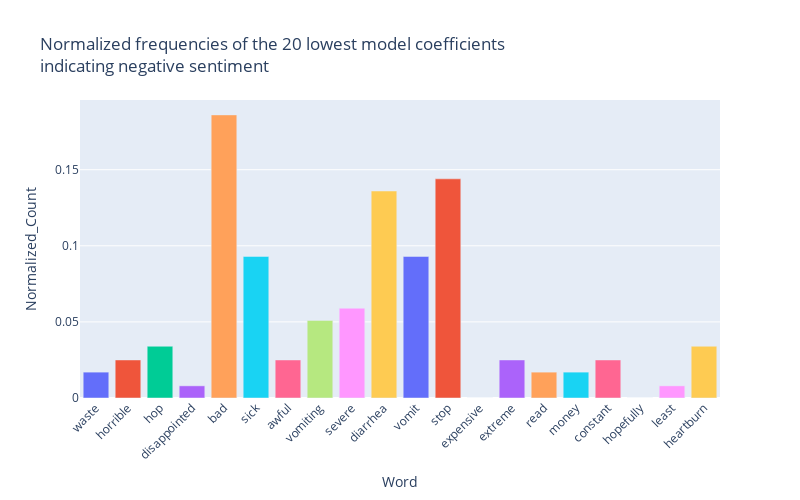

The code cell stored with this chart in its notebook:
### Markdown cell above
We see that some words are present in the Ozempic drug review, with the word "lose" being the most frequently occurring word.

### Code cell
# List of words to search for
neg_search_words = top_20_negative.index.tolist()

# Create an empty list to store the word counts
neg_word_counts_list = []

# Iterate over each word in the search_words list
for word in neg_search_words:
    if word in word_counts['Ozempic (semaglutide)']:
        count = word_counts['Ozempic (semaglutide)'][word]
        neg_word_counts_list.append({'Word': word, 'Count': count})
    else:
        neg_word_counts_list.append({'Word': word, 'Count': 0})

# Create a DataFrame from the word_counts_list
neg_word_counts_df = pd.DataFrame(neg_word_counts_list)

# Normalize the counts
total_count = neg_word_counts_df['Count'].sum()
neg_word_counts_df['Normalized_Count'] = round(neg_word_counts_df['Count'] / total_count, 3)

# Plot the normalized word counts
fig = px.bar(neg_word_counts_df, x='Word', y='Normalized_Count',\
             title="Normalized frequencies of the 20 lowest model coefficients<br>indicating negative sentiment",\
             color='Word')

# Update layout properties
fig.update_layout(xaxis_tickangle=-45,  
                  showlegend=False,   
                  width=800,            
                  height=500)

# Show the plot
fig.show()

# Print the dataframe
print(neg_word_counts_df)

### Figure 1 — Plotly figure (JSON) as saved in the notebook; plotly's stock layout.template omitted (floating-point values rounded to 4 significant figures)
{"data": [{"alignmentgroup": "True", "hovertemplate": "Word=%{x}<br>Normalized_Count=%{y}<extra></extra>", "legendgroup": "waste", "marker": {"color": "#636efa", "pattern": {"shape": ""}}, "name": "waste", "offsetgroup": "waste", "orientation": "v", "showlegend": true, "textposition": "auto", "type": "bar", "x": ["waste"], "xaxis": "x", "y": [0.017], "yaxis": "y"}, {"alignmentgroup": "True", "hovertemplate": "Word=%{x}<br>Normalized_Count=%{y}<extra></extra>", "legendgroup": "horrible", "marker": {"color": "#EF553B", "pattern": {"shape": ""}}, "name": "horrible", "offsetgroup": "horrible", "orientation": "v", "showlegend": true, "textposition": "auto", "type": "bar", "x": ["horrible"], "xaxis": "x", "y": [0.025], "yaxis": "y"}, {"alignmentgroup": "True", "hovertemplate": "Word=%{x}<br>Normalized_Count=%{y}<extra></extra>", "legendgroup": "hop", "marker": {"color": "#00cc96", "pattern": {"shape": ""}}, "name": "hop", "offsetgroup": "hop", "orientation": "v", "showlegend": true, "textposition": "auto", "type": "bar", "x": ["hop"], "xaxis": "x", "y": [0.034], "yaxis": "y"}, {"alignmentgroup": "True", "hovertemplate": "Word=%{x}<br>Normalized_Count=%{y}<extra></extra>", "legendgroup": "disappointed", "marker": {"color": "#ab63fa", "pattern": {"shape": ""}}, "name": "disappointed", "offsetgroup": "disappointed", "orientation": "v", "showlegend": true, "textposition": "auto", "type": "bar", "x": ["disappointed"], "xaxis": "x", "y": [0.008], "yaxis": "y"}, {"alignmentgroup": "True", "hovertemplate": "Word=%{x}<br>Normalized_Count=%{y}<extra></extra>", "legendgroup": "bad", "marker": {"color": "#FFA15A", "pattern": {"shape": ""}}, "name": "bad", "offsetgroup": "bad", "orientation": "v", "showlegend": true, "textposition": "auto", "type": "bar", "x": ["bad"], "xaxis": "x", "y": [0.186], "yaxis": "y"}, {"alignmentgroup": "True", "hovertemplate": "Word=%{x}<br>Normalized_Count=%{y}<extra></extra>", "legendgroup": "sick", "marker": {"color": "#19d3f3", "pattern": {"shape": ""}}, "name": "sick", "offsetgroup": "sick", "orientation": "v", "showlegend": true, "textposition": "auto", "type": "bar", "x": ["sick"], "xaxis": "x", "y": [0.093], "yaxis": "y"}, {"alignmentgroup": "True", "hovertemplate": "Word=%{x}<br>Normalized_Count=%{y}<extra></extra>", "legendgroup": "awful", "marker": {"color": "#FF6692", "pattern": {"shape": ""}}, "name": "awful", "offsetgroup": "awful", "orientation": "v", "showlegend": true, "textposition": "auto", "type": "bar", "x": ["awful"], "xaxis": "x", "y": [0.025], "yaxis": "y"}, {"alignmentgroup": "True", "hovertemplate": "Word=%{x}<br>Normalized_Count=%{y}<extra></extra>", "legendgroup": "vomiting", "marker": {"color": "#B6E880", "pattern": {"shape": ""}}, "name": "vomiting", "offsetgroup": "vomiting", "orientation": "v", "showlegend": true, "textposition": "auto", "type": "bar", "x": ["vomiting"], "xaxis": "x", "y": [0.051], "yaxis": "y"}, {"alignmentgroup": "True", "hovertemplate": "Word=%{x}<br>Normalized_Count=%{y}<extra></extra>", "legendgroup": "severe", "marker": {"color": "#FF97FF", "pattern": {"shape": ""}}, "name": "severe", "offsetgroup": "severe", "orientation": "v", "showlegend": true, "textposition": "auto", "type": "bar", "x": ["severe"], "xaxis": "x", "y": [0.059], "yaxis": "y"}, {"alignmentgroup": "True", "hovertemplate": "Word=%{x}<br>Normalized_Count=%{y}<extra></extra>", "legendgroup": "diarrhea", "marker": {"color": "#FECB52", "pattern": {"shape": ""}}, "name": "diarrhea", "offsetgroup": "diarrhea", "orientation": "v", "showlegend": true, "textposition": "auto", "type": "bar", "x": ["diarrhea"], "xaxis": "x", "y": [0.136], "yaxis": "y"}, {"alignmentgroup": "True", "hovertemplate": "Word=%{x}<br>Normalized_Count=%{y}<extra></extra>", "legendgroup": "vomit", "marker": {"color": "#636efa", "pattern": {"shape": ""}}, "name": "vomit", "offsetgroup": "vomit", "orientation": "v", "showlegend": true, "textposition": "auto", "type": "bar", "x": ["vomit"], "xaxis": "x", "y": [0.093], "yaxis": "y"}, {"alignmentgroup": "True", "hovertemplate": "Word=%{x}<br>Normalized_Count=%{y}<extra></extra>", "legendgroup": "stop", "marker": {"color": "#EF553B", "pattern": {"shape": ""}}, "name": "stop", "offsetgroup": "stop", "orientation": "v", "showlegend": true, "textposition": "auto", "type": "bar", "x": ["stop"], "xaxis": "x", "y": [0.144], "yaxis": "y"}, {"alignmentgroup": "True", "hovertemplate": "Word=%{x}<br>Normalized_Count=%{y}<extra></extra>", "legendgroup": "expensive", "marker": {"color": "#00cc96", "pattern": {"shape": ""}}, "name": "expensive", "offsetgroup": "expensive", "orientation": "v", "showlegend": true, "textposition": "auto", "type": "bar", "x": ["expensive"], "xaxis": "x", "y": [0], "yaxis": "y"}, {"alignmentgroup": "True", "hovertemplate": "Word=%{x}<br>Normalized_Count=%{y}<extra></extra>", "legendgroup": "extreme", "marker": {"color": "#ab63fa", "pattern": {"shape": ""}}, "name": "extreme", "offsetgroup": "extreme", "orientation": "v", "showlegend": true, "textposition": "auto", "type": "bar", "x": ["extreme"], "xaxis": "x", "y": [0.025], "yaxis": "y"}, {"alignmentgroup": "True", "hovertemplate": "Word=%{x}<br>Normalized_Count=%{y}<extra></extra>", "legendgroup": "read", "marker": {"color": "#FFA15A", "pattern": {"shape": ""}}, "name": "read", "offsetgroup": "read", "orientation": "v", "showlegend": true, "textposition": "auto", "type": "bar", "x": ["read"], "xaxis": "x", "y": [0.017], "yaxis": "y"}, {"alignmentgroup": "True", "hovertemplate": "Word=%{x}<br>Normalized_Count=%{y}<extra></extra>", "legendgroup": "money", "marker": {"color": "#19d3f3", "pattern": {"shape": ""}}, "name": "money", "offsetgroup": "money", "orientation": "v", "showlegend": true, "textposition": "auto", "type": "bar", "x": ["money"], "xaxis": "x", "y": [0.017], "yaxis": "y"}, {"alignmentgroup": "True", "hovertemplate": "Word=%{x}<br>Normalized_Count=%{y}<extra></extra>", "legendgroup": "constant", "marker": {"color": "#FF6692", "pattern": {"shape": ""}}, "name": "constant", "offsetgroup": "constant", "orientation": "v", "showlegend": true, "textposition": "auto", "type": "bar", "x": ["constant"], "xaxis": "x", "y": [0.025], "yaxis": "y"}, {"alignmentgroup": "True", "hovertemplate": "Word=%{x}<br>Normalized_Count=%{y}<extra></extra>", "legendgroup": "hopefully", "marker": {"color": "#B6E880", "pattern": {"shape": ""}}, "name": "hopefully", "offsetgroup": "hopefully", "orientation": "v", "showlegend": true, "textposition": "auto", "type": "bar", "x": ["hopefully"], "xaxis": "x", "y": [0], "yaxis": "y"}, {"alignmentgroup": "True", "hovertemplate": "Word=%{x}<br>Normalized_Count=%{y}<extra></extra>", "legendgroup": "least", "marker": {"color": "#FF97FF", "pattern": {"shape": ""}}, "name": "least", "offsetgroup": "least", "orientation": "v", "showlegend": true, "textposition": "auto", "type": "bar", "x": ["least"], "xaxis": "x", "y": [0.008], "yaxis": "y"}, {"alignmentgroup": "True", "hovertemplate": "Word=%{x}<br>Normalized_Count=%{y}<extra></extra>", "legendgroup": "heartburn", "marker": {"color": "#FECB52", "pattern": {"shape": ""}}, "name": "heartburn", "offsetgroup": "heartburn", "orientation": "v", "showlegend": true, "textposition": "auto", "type": "bar", "x": ["heartburn"], "xaxis": "x", "y": [0.034], "yaxis": "y"}], "layout": {"barmode": "relative", "height": 500, "legend": {"title": {"text": "Word"}, "tracegroupgap": 0}, "showlegend": false, "title": {"text": "Normalized frequencies of the 20 lowest model coefficients<br>indicating negative sentiment"}, "width": 800, "xaxis": {"anchor": "y", "autorange": true, "categoryarray": ["waste", "horrible", "hop", "disappointed", "bad", "sick", "awful", "vomiting", "severe", "diarrhea", "vomit", "stop", "expensive", "extreme", "read", "money", "constant", "hopefully", "least", "heartburn"], "categoryorder": "array", "domain": [0, 1], "range": [-0.5, 19.5], "tickangle": -45, "title": {"text": "Word"}, "type": "category"}, "yaxis": {"anchor": "x", "autorange": true, "domain": [0, 1], "range": [0, 0.1958], "title": {"text": "Normalized_Count"}, "type": "linear"}}}
